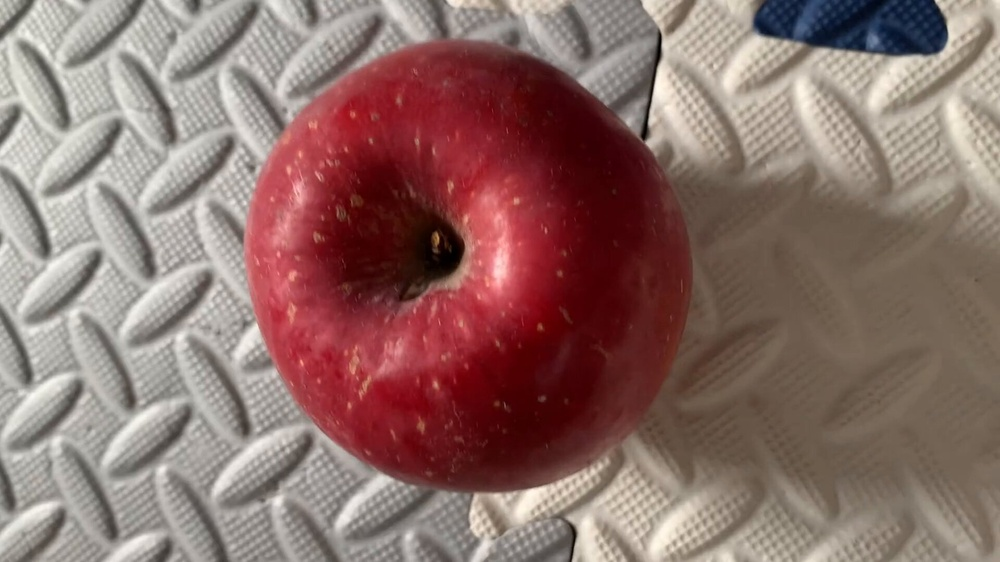
#> input picture VOC2007/JPEGImages/mp4_004.jpg, 1000 x 562 px, shrunk from 1920 x 1080 before the run, given in place of mp4_004.jpgmp4_004.jpg, which was not available
$ python -i extendpic.py   (imports and definitions only)
#> lines starting #> are read from the running program, lines starting #| are printed output that depends on the picture; pictures that were not available may be replaced by others from this repository, and a replacement may not be noted
#> in image_expansion, img is the input picture: PIL image 1000x562 RGB; mean R, G, B 140.7, 111.4, 106.4
# -*- coding: utf-8 -*-

import os
import time
from PIL import Image,ImageChops,ImageEnhance

def image_reversal(img,savefilepath,save_filename):
    """ 图像翻转"""
#> called with savefilepath = 'out.png', save_filename = 'out1.png1.jpg'
    lr=img.transpose(Image.FLIP_LEFT_RIGHT) # 左右翻转
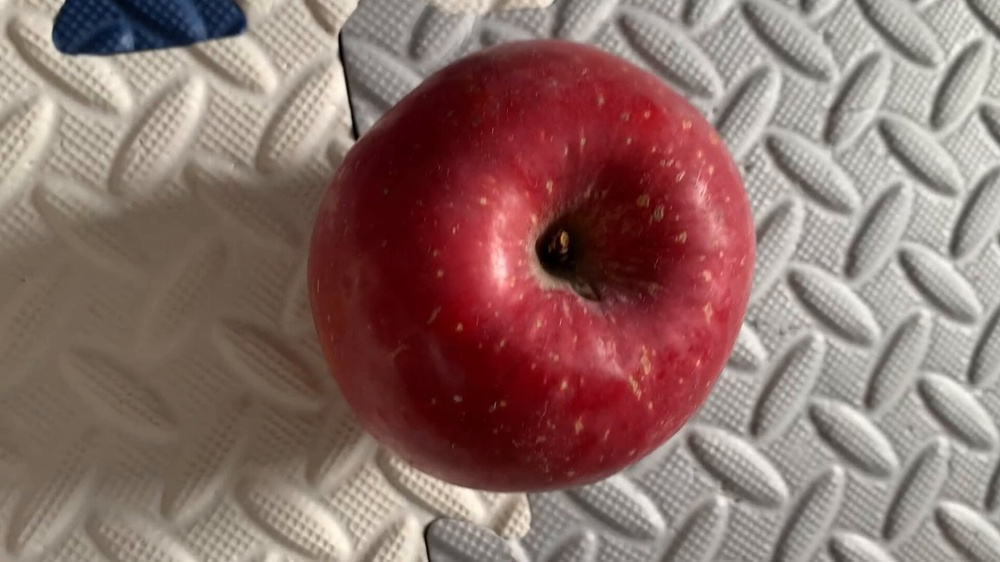
#> lr: PIL image 1000x562 RGB; mean R, G, B 140.7, 111.4, 106.4
    ud=img.transpose(Image.FLIP_TOP_BOTTOM) # 上下翻转
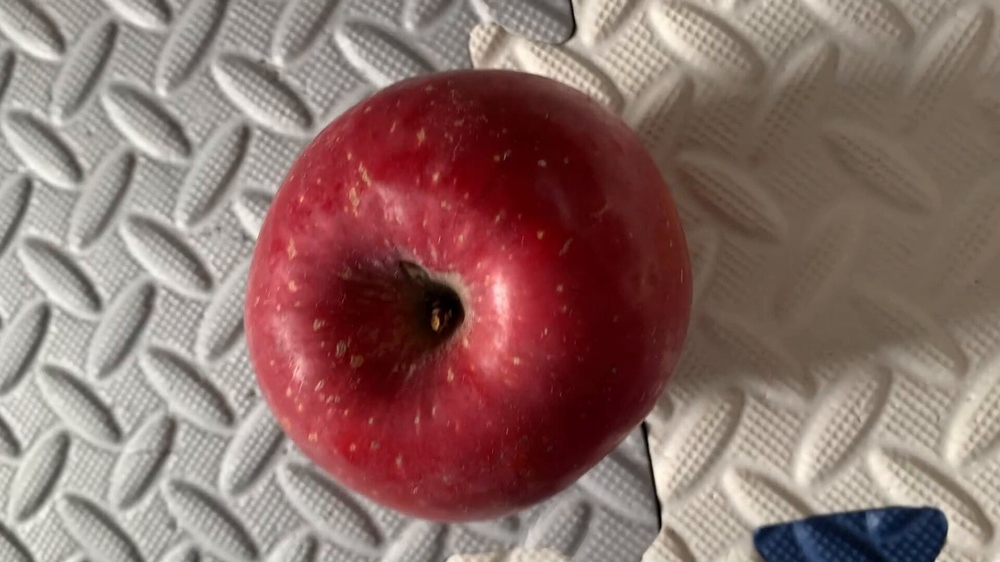
#> ud: PIL image 1000x562 RGB; mean R, G, B 140.7, 111.4, 106.4
    lr.save(savefilepath+save_filename)
    ud.save(savefilepath+save_filename)


def image_rotation(img,savefilepath,save_filename):
    """图像旋转"""
#> called with savefilepath = 'out.png', save_filename = 'out1.png2.jpg'
    out1=img.rotate(40) # 旋转20度
    out2=img.rotate(30) # 旋转30度
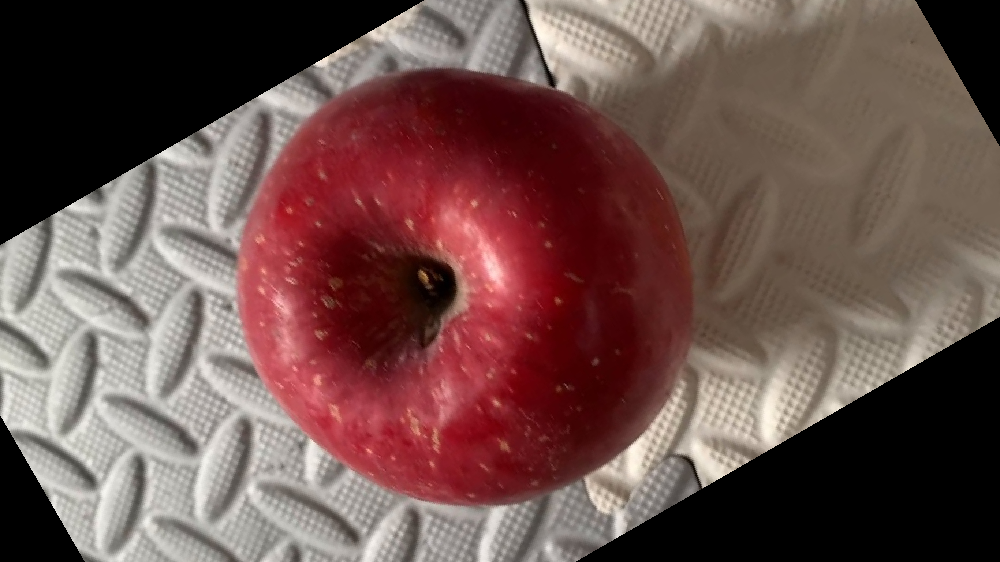
#> out2: PIL image 1000x562 RGB; mean R, G, B 108.4, 80.3, 76.5
    out1.save(savefilepath+save_filename)
    out2.save(savefilepath+save_filename)


def image_translation(img,savefilepath,save_filename):
    """图像平移"""
#> called with savefilepath = 'out.png', save_filename = 'out1.png3.jpg'
    out3=ImageChops.offset(img,20,0) # 只沿X轴平移
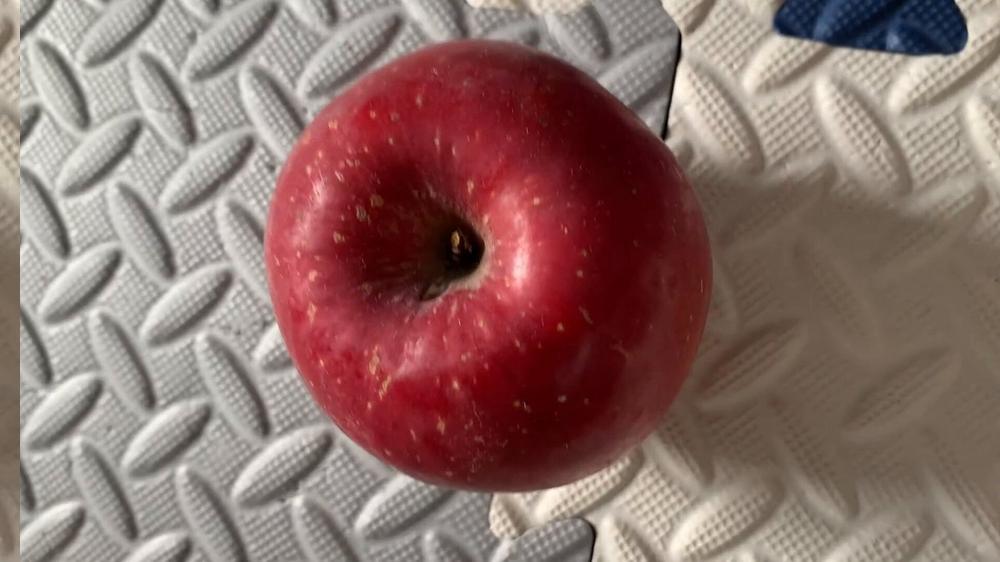
#> out3: PIL image 1000x562 RGB; mean R, G, B 140.7, 111.4, 106.4
    out4=ImageChops.offset(img,0,20) # 只沿y轴平移
    out3.save(savefilepath+save_filename)
    out4.save(savefilepath+save_filename)


def image_brightness(img,savefilepath,save_filename):
    """亮度调整"""
#> called with savefilepath = 'out.png', save_filename = 'out1.png4.jpg'
    bri=ImageEnhance.Brightness(img)
    bri_img1=bri.enhance(0.8) # 小于1为减弱
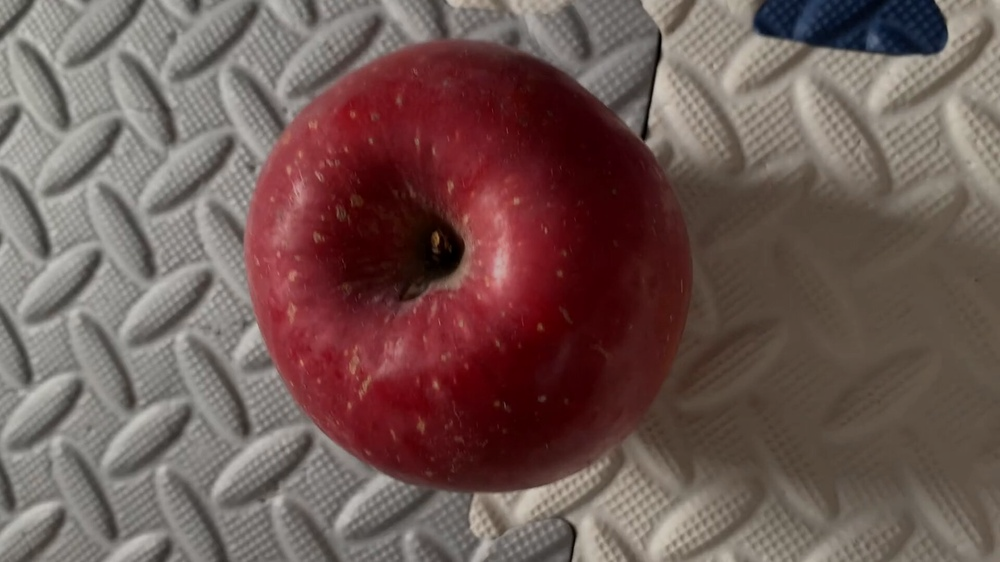
#> bri_img1: PIL image 1000x562 RGB; mean R, G, B 112.1, 88.8, 84.7
    bri_img2=bri.enhance(1.2) # 大于1为增强
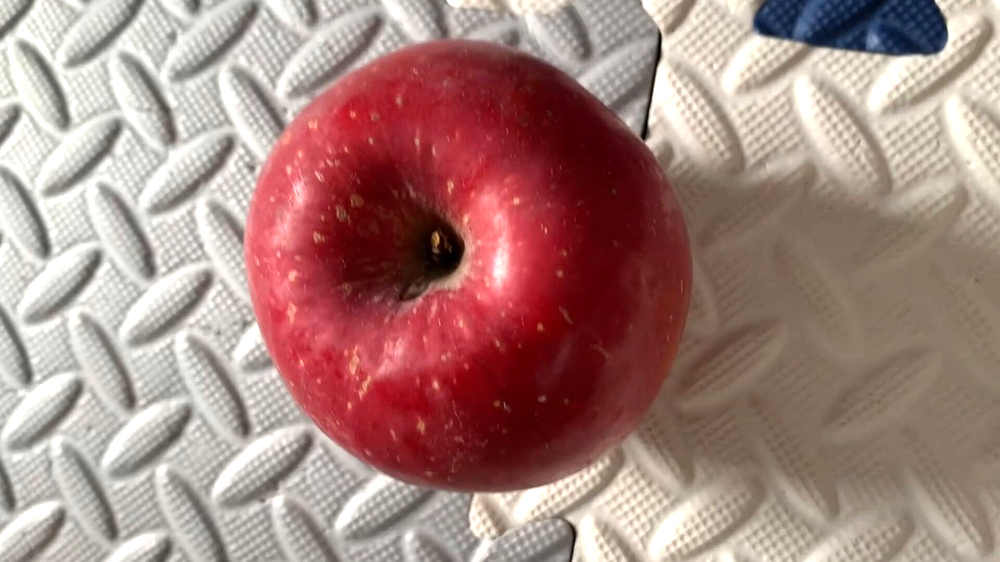
#> bri_img2: PIL image 1000x562 RGB; mean R, G, B 167.5, 132.9, 127.1
    bri_img1.save(savefilepath+save_filename)
    bri_img2.save(savefilepath+save_filename)


def image_chroma(img,savefilepath,save_filename):
    """色度调整"""
#> called with savefilepath = 'out.png', save_filename = 'out1.png5.jpg'
    col = ImageEnhance.Color(img)
    col_img1 = col.enhance(0.7) # 色度减弱
    col_img2 = col.enhance(1.3) # 色度增强
    col_img1.save(savefilepath+save_filename)
    col_img2.save(savefilepath+save_filename)


def image_contrast(img,savefilepath,save_filename):
    """对比度调整"""
#> called with savefilepath = 'out.png', save_filename = 'out1.png6.jpg'
    con=ImageEnhance.Contrast(img)
    con_img1=con.enhance(0.7) # 对比度减弱
    con_img2=con.enhance(1.3) # 对比度增强
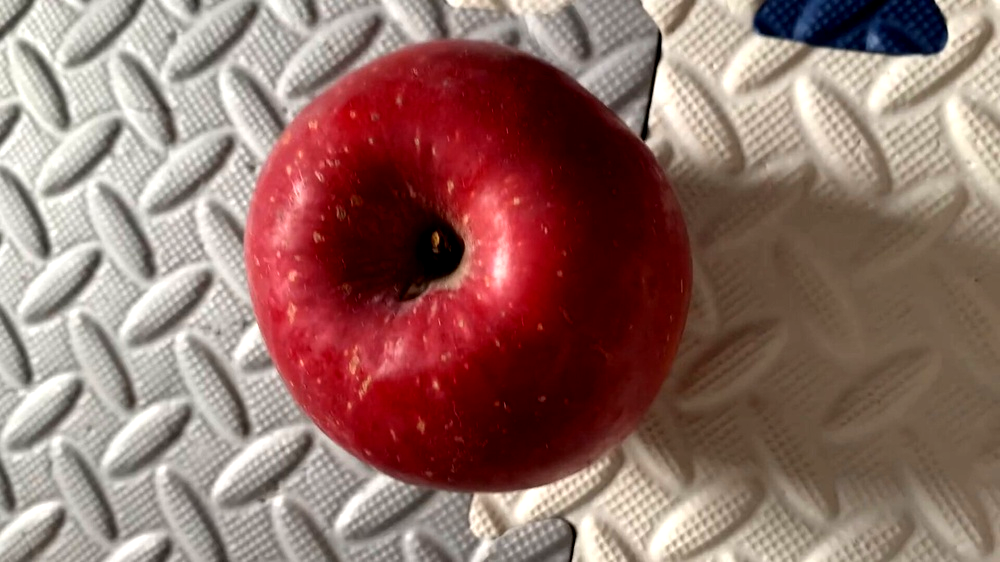
#> con_img2: PIL image 1000x562 RGB; mean R, G, B 146.2, 111.4, 104.3
    con_img1.save(savefilepath+save_filename)
    con_img2.save(savefilepath+save_filename)


def image_sharpness(img,savefilepath,save_filename):
    """锐度调整"""
#> called with savefilepath = 'out.png', save_filename = 'out1.png7.jpg'
    sha = ImageEnhance.Sharpness(img)
    sha_img1 = sha.enhance(0.5) # 锐度减弱
    sha_img2 = sha.enhance(1.5) # 锐度增强
    sha_img1.save(savefilepath+save_filename)
    sha_img2.save(savefilepath+save_filename)


# 定义扩充图片函数
def image_expansion(filepath,savefilepath,save_prefix):
    """
    :param filepath: 图片路径
    :param savefilepath: 扩充保存图片路径
    :param save_prefix: 图片前缀
    :return: 图片扩充数据集
    """
    i = 1
    for parent, dirnames, filenames in os.walk(filepath):
        for filename in filenames:
            image_path=filepath+filename
            print('正在扩充图片：%s' %filename)
            try:
                img=Image.open(image_path)
                if img.mode == "P":
                    img = img.convert('RGB')
                image_reversal(img,savefilepath,save_filename=save_prefix + str(i) + '.jpg')
                i += 1
                image_rotation(img,savefilepath,save_filename=save_prefix+str(i)+'.jpg')
                i += 1
                image_translation(img,savefilepath,save_filename=save_prefix+str(i)+'.jpg')
                i += 1
                image_brightness(img,savefilepath,save_filename=save_prefix+str(i)+'.jpg')
                i += 1
                image_chroma(img,savefilepath,save_filename=save_prefix+str(i)+'.jpg')
                i += 1
                image_contrast(img,savefilepath,save_filename=save_prefix+str(i)+'.jpg')
                i += 1
                image_sharpness(img,savefilepath,save_filename=save_prefix+str(i)+'.jpg')
                i += 1
            except Exception as e:
                print(e)
                pass


# [14 lines not run here, left out]

>>> result = image_expansion('../VOC2007/JPEGImages/mp4_004.jpg', 'out.png', 'out1.png')

$ run again, on VOC2007/JPEGImages/mp4_007.jpg
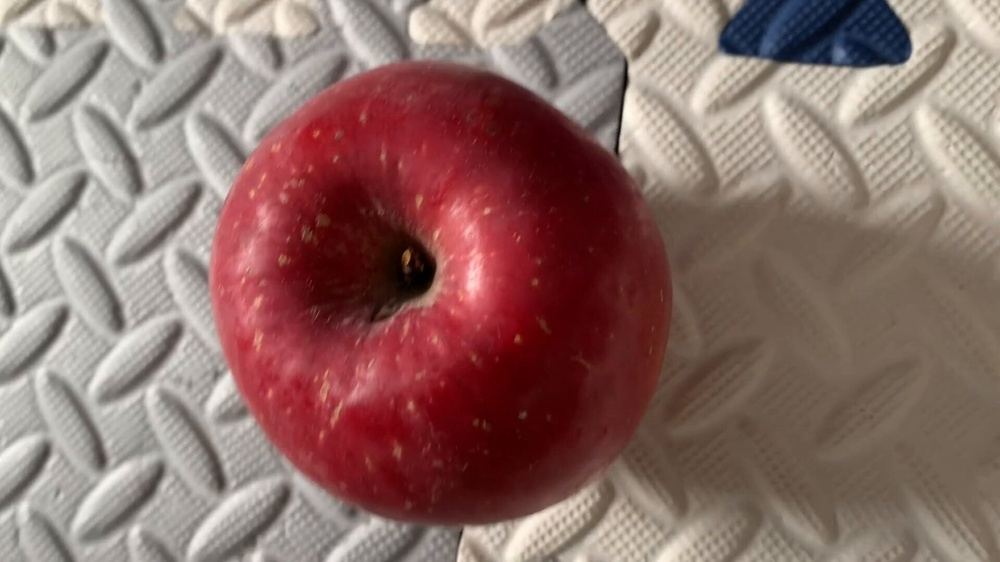
#> input picture VOC2007/JPEGImages/mp4_007.jpg, 1000 x 562 px, shrunk from 1920 x 1080 before the run, given in place of mp4_007.jpgmp4_007.jpg, which was not available
#> in image_expansion, img is the input picture: PIL image 1000x562 RGB; mean R, G, B 141.9, 110.6, 105.5
#> in image_brightness, `bri_img2=bri.enhance(1.2)`:
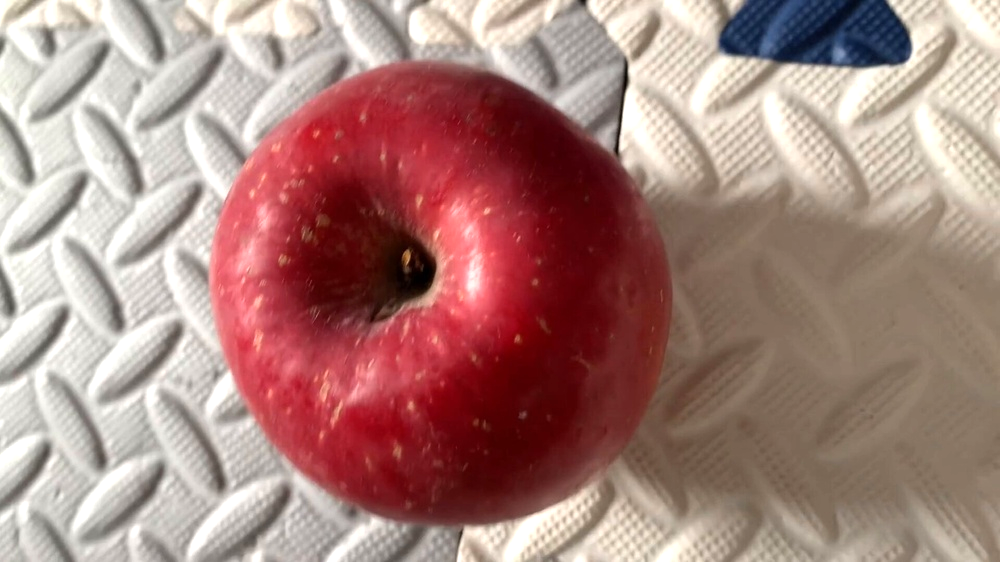
#> bri_img2: PIL image 1000x562 RGB; mean R, G, B 168.8, 131.9, 126
#> in image_contrast, `con_img2=con.enhance(1.3)`:
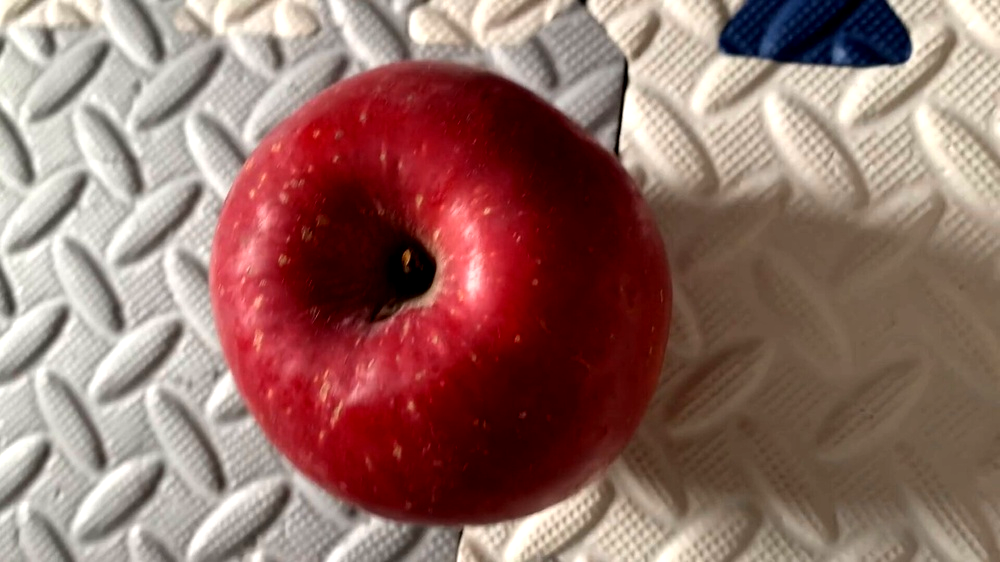
#> con_img2: PIL image 1000x562 RGB; mean R, G, B 148, 110.8, 103.6
